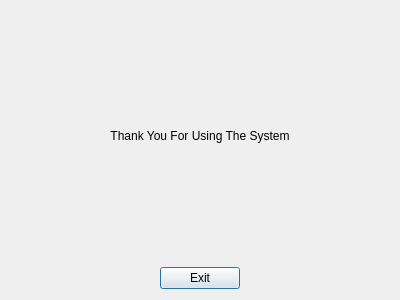
<?xml version="1.0" encoding="UTF-8"?>
<ui version="4.0">
 <class>ThankYouDialog</class>
 <widget class="QDialog" name="ThankYouDialog">
  <property name="geometry">
   <rect>
    <x>0</x>
    <y>0</y>
    <width>400</width>
    <height>300</height>
   </rect>
  </property>
  <property name="windowTitle">
   <string>Dialog</string>
  </property>
  <layout class="QVBoxLayout" name="verticalLayout">
   <item>
    <widget class="QLabel" name="ThankMessage">
     <property name="text">
      <string>Thank You For Using The System</string>
     </property>
     <property name="textFormat">
      <enum>Qt::PlainText</enum>
     </property>
     <property name="alignment">
      <set>Qt::AlignCenter</set>
     </property>
    </widget>
   </item>
   <item>
    <layout class="QGridLayout" name="gridLayout">
     <item row="1" column="2">
      <spacer name="horizontalSpacer_2">
       <property name="orientation">
        <enum>Qt::Horizontal</enum>
       </property>
       <property name="sizeHint" stdset="0">
        <size>
         <width>40</width>
         <height>20</height>
        </size>
       </property>
      </spacer>
     </item>
     <item row="1" column="0">
      <spacer name="horizontalSpacer">
       <property name="orientation">
        <enum>Qt::Horizontal</enum>
       </property>
       <property name="sizeHint" stdset="0">
        <size>
         <width>40</width>
         <height>20</height>
        </size>
       </property>
      </spacer>
     </item>
     <item row="1" column="1">
      <widget class="QPushButton" name="Exit">
       <property name="text">
        <string>Exit</string>
       </property>
      </widget>
     </item>
    </layout>
   </item>
  </layout>
 </widget>
 <resources/>
 <connections/>
</ui>
